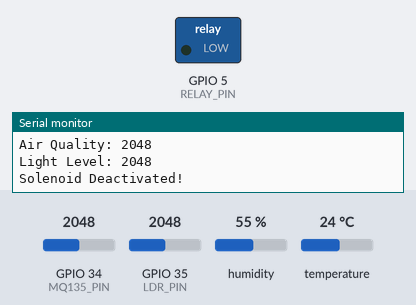
Simulated run of this sketch. Board: ESP32. Parts: switched loads named in the sketch (green lamp = pin HIGH), the last lines printed to the serial monitor. Inputs (shaded band) come from the test bench; at power-on: temperature 24 °C, GPIO 34 (MQ135_PIN) = 2048, GPIO 35 (LDR_PIN) = 2048, humidity 55 %. WiFi joins after 1.5 s; servers stay silent unless stated.

Above: at 3.0 s.
3.1 s: temperature set to 31 °C
5.8 s: temperature set to 34 °C
At 7.1 s:
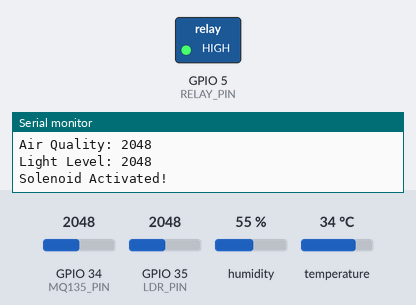
8.5 s: temperature set to 12 °C
At 10.9 s:
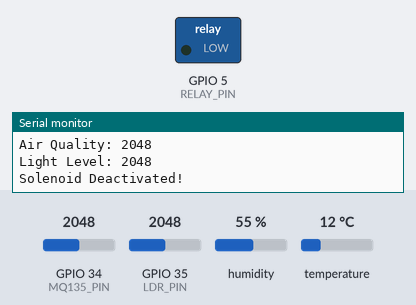
11.4 s: temperature set to 33 °C
At 12.3 s:
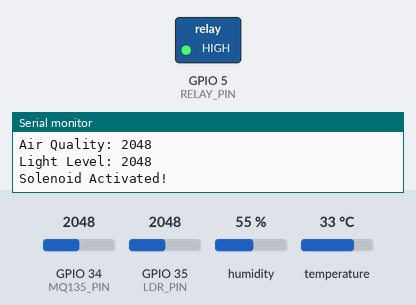
Timing chart, 0 to 14.4 s (numbered marks = the images above; inputs shaded):
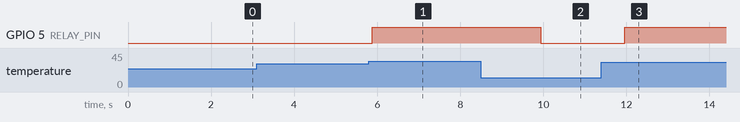

Measured:
- the behaviour switches between 32 and 33 °C on temperature (found by bisection; images 0 and 1)
- after the input at 5.8 s, GPIO 5 (RELAY_PIN): LOW → HIGH after 0.08 s
- after the input at 8.5 s, GPIO 5 (RELAY_PIN): HIGH → LOW after 1.4 s
- after the input at 11.4 s, GPIO 5 (RELAY_PIN): LOW → HIGH after 0.57 s

The sketch:

lassroom-environment-monitoring-system-using-iot-esp32-blynk.ino
```cpp
#define BLYNK_TEMPLATE_ID "TMPL3INnbHHJk"
#define BLYNK_TEMPLATE_NAME "Smart Classroom Environmental Monitoring System"
#define BLYNK_AUTH_TOKEN "sHCRhTs9d5h9Z6hrlfsiLSqWnVEggmEBnmHbjr"

#define BLYNK_PRINT Serial
#include <WiFi.h>
#include <BlynkSimpleEsp32.h>
#include <DHT.h>

// Blynk Credentials
char ssid[] = "WiFi Username";
char pass[] = "WiFi Password";

// Sensor Pins
#define DHTPIN 4         // DHT11 sensor data pin
#define DHTTYPE DHT11
#define MQ135_PIN 34     // Analog pin for MQ135 sensor
#define LDR_PIN 35       // Analog pin for LDR sensor
#define RELAY_PIN 5      // GPIO controlling relay

DHT dht(DHTPIN, DHTTYPE);

void setup() {
    Serial.begin(115200);

    // Initialize Blynk
    Blynk.begin(BLYNK_AUTH_TOKEN, ssid, pass);

    // Initialize DHT Sensor
    dht.begin();

    // Set relay pin as output
    pinMode(RELAY_PIN, OUTPUT);
    digitalWrite(RELAY_PIN, LOW); // Ensure solenoid is OFF initially

    Serial.println("System Initialized");
}

void loop() {
    Blynk.run(); // Run Blynk

    float temperature = dht.readTemperature(); // Read temperature in Celsius
    float humidity = dht.readHumidity();       // Read humidity
    int airQuality = analogRead(MQ135_PIN);    // Read MQ135 sensor value
    int lightLevel = analogRead(LDR_PIN);      // Read LDR value

    Serial.print("Temperature: "); Serial.print(temperature); Serial.println(" °C");
    Serial.print("Humidity: "); Serial.print(humidity); Serial.println(" %");
    Serial.print("Air Quality: "); Serial.println(airQuality);
    Serial.print("Light Level: "); Serial.println(lightLevel);

    // Send data to Blynk
    Blynk.virtualWrite(V0, temperature);
    Blynk.virtualWrite(V1, humidity);
    Blynk.virtualWrite(V2, airQuality);
    Blynk.virtualWrite(V3, lightLevel);

    // Control Solenoid Valve
    if (temperature > 32) {
        digitalWrite(RELAY_PIN, HIGH); // Turn ON Solenoid
        Serial.println("Solenoid Activated!");
        Blynk.virtualWrite(V4, "ON"); // Update Blynk Status
    } else {
        digitalWrite(RELAY_PIN, LOW);  // Turn OFF Solenoid
        Serial.println("Solenoid Deactivated!");
        Blynk.virtualWrite(V4, "OFF"); // Update Blynk Status
    }

    delay(2000); // Wait 2 seconds before next reading
}
```
